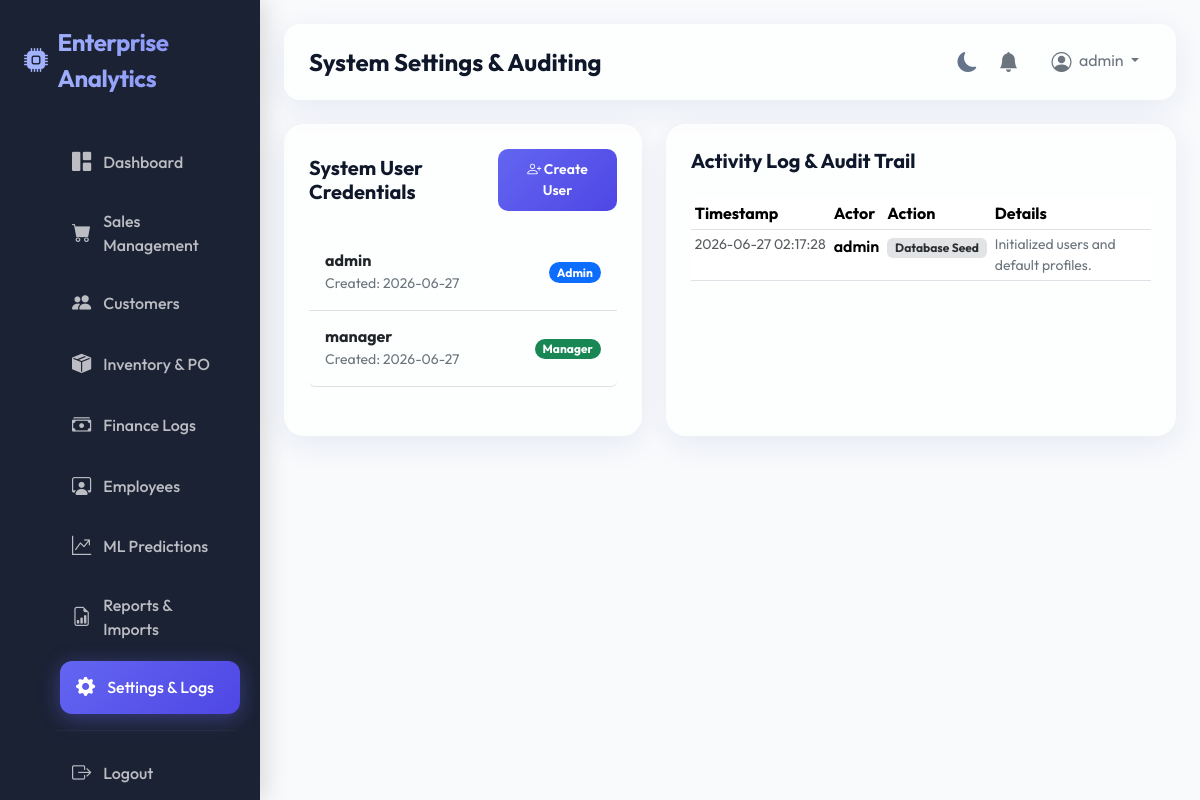
The page /settings (signed in) on the database as committed earlier.
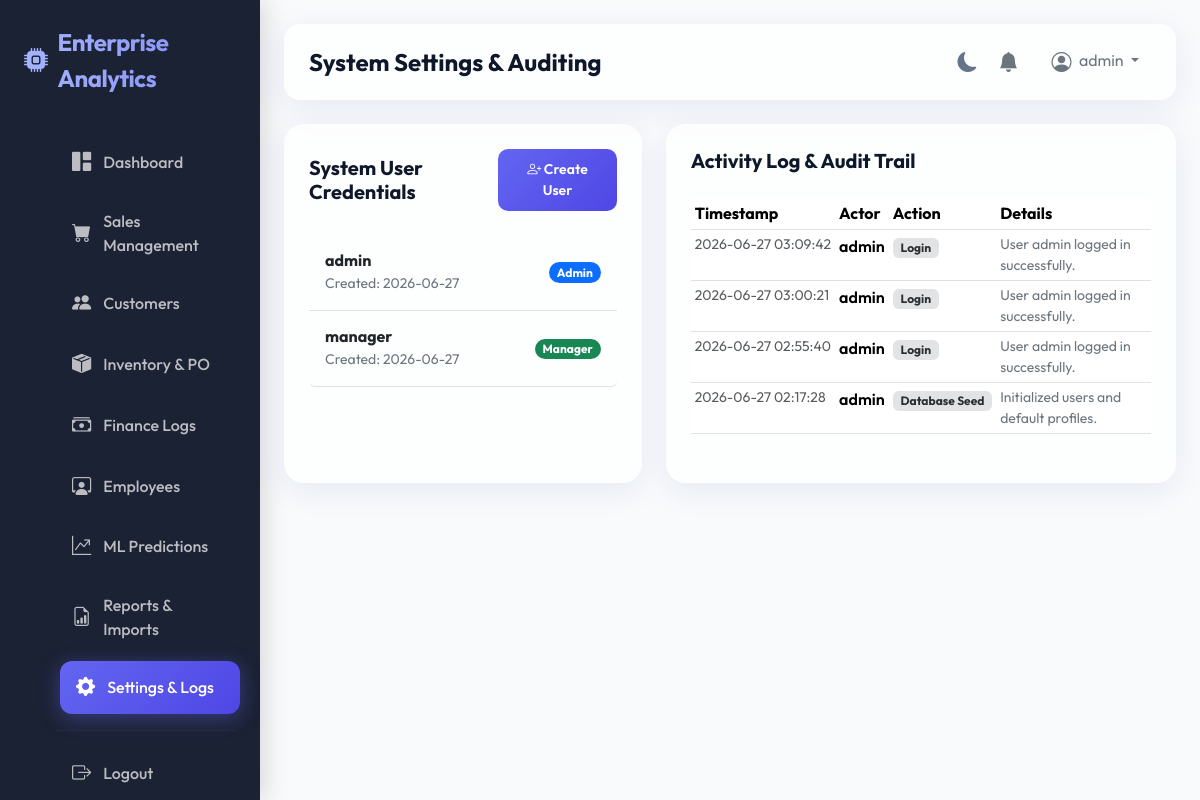
The same page on the database as committed later.
### models/user.py (models this page shows, shortened)
class User(db.Model, UserMixin):
    __tablename__ = 'users'
    id = db.Column(db.Integer, primary_key=True)
    username = db.Column(db.String(50), unique=True, nullable=False)
    password_hash = db.Column(db.String(255), nullable=False)
    role = db.Column(db.String(20), nullable=False, default='employee')  # admin, manager, employee
    created_at = db.Column(db.DateTime, default=datetime.utcnow)
    employee = db.relationship('Employee', back_populates='user', uselist=False)
    activity_logs = db.relationship('ActivityLog', back_populates='user')

### models/activity.py (models this page shows, shortened)
class ActivityLog(db.Model):
    __tablename__ = 'activity_logs'
    id = db.Column(db.Integer, primary_key=True)
    user_id = db.Column(db.Integer, db.ForeignKey('users.id'), nullable=True)
    action = db.Column(db.String(100), nullable=False)  # Login, Create Sale, Delete Customer, etc.
    details = db.Column(db.Text)
    timestamp = db.Column(db.DateTime, nullable=False, default=datetime.utcnow)
    user = db.relationship('User', back_populates='activity_logs')

### blueprints/main.py (the view)
@main_bp.route('/settings')
@login_required
def settings():
    users = User.query.all()
    activity_logs = ActivityLog.query.order_by(ActivityLog.timestamp.desc()).limit(20).all()
    return render_template('settings.html', users=users, activity_logs=activity_logs)

### templates/settings.html (shortened to what this page needs)
{% extends "base.html" %}
{% block page_title %}System Settings & Auditing{% endblock %}
{% block content %}
<div class="container-fluid px-0 animate-fade-in">
    <div class="row g-4">
        <div class="col-lg-5">
            <div class="analytics-panel h-100">
                <div class="d-flex justify-content-between align-items-center mb-4">
                    <h5 class="fw-bold mb-0">System User Credentials</h5>
                    {% if current_user.role == 'admin' %}
                        <a href="{{ url_for('auth.register') }}" class="btn btn-sm btn-primary-gradient"><i class="bi bi-person-plus"></i> Create User</a>
                    {% endif %}
                </div>
                <div class="list-group">
                    {% for u in users %}
                        <div class="list-group-item d-flex justify-content-between align-items-center py-3 bg-transparent border-0 border-bottom">
                            <div>
                                <h6 class="fw-bold mb-0">{{ u.username }}</h6>
                                <small class="text-secondary">Created: {{ u.created_at.strftime('%Y-%m-%d') }}</small>
                            </div>
                            <span class="badge rounded-pill {% if u.role == 'admin' %}bg-primary{% elif u.role == 'manager' %}bg-success{% else %}bg-secondary{% endif %}">
                                {{ u.role | capitalize }}
                            </span>
                        </div>
                    {% endfor %}
                </div>
            </div>
        </div>
        <div class="col-lg-7">
            <div class="analytics-panel h-100">
                <h5 class="fw-bold mb-4">Activity Log & Audit Trail</h5>
                <div class="table-responsive" style="max-height: 400px; overflow-y: auto;">
                    <table class="table table-sm table-hover mb-0">
                        <thead>
                            <tr>
                                <th>Timestamp</th>
                                <th>Actor</th>
                                <th>Action</th>
                                <th>Details</th>
                            </tr>
                        </thead>
                        <tbody>
                            {% if activity_logs %}
                                {% for log in activity_logs %}
                                    <tr>
                                        <td class="text-muted small" style="white-space: nowrap;">{{ log.timestamp.strftime('%Y-%m-%d %H:%M:%S') }}</td>
                                        <td class="fw-semibold">
                                            {% if log.user %}
                                                {{ log.user.username }}
                                            {% else %}
                                                System
                                            {% endif %}
                                        </td>
                                        <td><span class="badge bg-secondary-subtle text-secondary-emphasis">{{ log.action }}</span></td>
                                        <td class="small text-secondary">{{ log.details or 'N/A' }}</td>
                                    </tr>
                                {% endfor %}
                            {% else %}
                                <tr>
                                    <td colspan="4" class="text-center text-muted py-4">No logged operations.</td>
                                </tr>
                            {% endif %}
                        </tbody>
                    </table>
                </div>
            </div>
        </div>
    </div>
</div>
{% endblock %}

### templates/base.html (shortened to what this page needs)
<!DOCTYPE html>
<html lang="en" data-theme="light">
<head>
    <link href="https://cdn.jsdelivr.net/npm/bootstrap@5.3.3/dist/css/bootstrap.min.css" rel="stylesheet">
    <link href="https://cdn.jsdelivr.net/npm/bootstrap-icons@1.11.3/font/bootstrap-icons.min.css" rel="stylesheet">
    <link href="{{ url_for('static', filename='css/style.css') }}" rel="stylesheet">
</head>
<body>
    <aside class="sidebar">
        <div class="sidebar-brand">
            <i class="bi bi-cpu-fill"></i> Enterprise Analytics
        </div>
        <ul class="sidebar-menu">
            <li class="sidebar-item">
                <a href="{{ url_for('main.dashboard') }}" class="sidebar-link {% if request.endpoint == 'main.dashboard' %}active{% endif %}">
                    <i class="bi bi-grid-1x2-fill"></i> Dashboard
                </a>
            </li>
            <li class="sidebar-item">
                <a href="{{ url_for('sales.index') }}" class="sidebar-link {% if 'sales.' in request.endpoint %}active{% endif %}">
                    <i class="bi bi-cart-fill"></i> Sales Management
                </a>
            </li>
            <li class="sidebar-item">
                <a href="{{ url_for('customers.index') }}" class="sidebar-link {% if 'customers.' in request.endpoint %}active{% endif %}">
                    <i class="bi bi-people-fill"></i> Customers
                </a>
            </li>
            <li class="sidebar-item">
                <a href="{{ url_for('inventory.index') }}" class="sidebar-link {% if 'inventory.' in request.endpoint %}active{% endif %}">
                    <i class="bi bi-box-seam-fill"></i> Inventory & PO
                </a>
            </li>
            <li class="sidebar-item">
                <a href="{{ url_for('finance.index') }}" class="sidebar-link {% if 'finance.' in request.endpoint %}active{% endif %}">
                    <i class="bi bi-cash-stack"></i> Finance Logs
                </a>
            </li>
            {% if current_user.role in ['admin', 'manager'] %}
            <li class="sidebar-item">
                <a href="{{ url_for('employees.index') }}" class="sidebar-link {% if 'employees.' in request.endpoint %}active{% endif %}">
                    <i class="bi bi-person-workspace"></i> Employees
                </a>
            </li>
            {% endif %}
            <li class="sidebar-item">
                <a href="{{ url_for('ml.index') }}" class="sidebar-link {% if 'ml.' in request.endpoint %}active{% endif %}">
                    <i class="bi bi-graph-up-arrow"></i> ML Predictions
                </a>
            </li>
            <li class="sidebar-item">
                <a href="{{ url_for('reports.index') }}" class="sidebar-link {% if 'reports.' in request.endpoint %}active{% endif %}">
                    <i class="bi bi-file-earmark-bar-graph"></i> Reports & Imports
                </a>
            </li>
            <li class="sidebar-item">
                <a href="{{ url_for('main.settings') }}" class="sidebar-link {% if request.endpoint == 'main.settings' %}active{% endif %}">
                    <i class="bi bi-gear-fill"></i> Settings & Logs
                </a>
            </li>
            <hr style="border-color: rgba(255,255,255,0.15)">
            <li class="sidebar-item">
                <a href="{{ url_for('auth.logout') }}" class="sidebar-link">
                    <i class="bi bi-box-arrow-right"></i> Logout
                </a>
            </li>
        </ul>
    </aside>
    <main class="main-wrapper">
        <header class="top-navbar">
            <h4 class="mb-0 fw-bold text-gradient">{% block page_title %}Dashboard{% endblock %}</h4>
            <div class="navbar-actions">
                <button type="button" class="theme-toggle-btn" id="themeToggleBtn">
                    <i class="bi bi-moon-fill"></i>
                </button>
                <div class="dropdown">
                    <button class="btn btn-link position-relative p-0 text-secondary" type="button" data-bs-toggle="dropdown" aria-expanded="false" onclick="markNotificationsRead()">
                        <i class="bi bi-bell-fill fs-5"></i>
                    </button>
                </div>
                <div class="dropdown">
                    <button class="btn btn-outline-secondary dropdown-toggle border-0" type="button" data-bs-toggle="dropdown" aria-expanded="false">
                        <i class="bi bi-person-circle fs-5 me-1 align-middle"></i> {{ current_user.username }}
                    </button>
                </div>
            </div>
        </header>
        {% block content %}{% endblock %}
    </main>
</body>
</html>

### static/css/style.css (style rules this page uses)
:root { --font-primary: 'Outfit', sans-serif; --bg-primary: #f8fafc; --bg-secondary: #ffffff; --bg-sidebar: rgba(15, 23, 42, 0.95); --border-color: #e2e8f0; --text-primary: #0f172a; --text-secondary: #64748b; --text-light: #f8fafc; --primary: #6366f1; --primary-gradient: linear-gradient(135deg, #6366f1 0%, #4f46e5 100%); --secondary: #10b981; --secondary-gradient: linear-gradient(135deg, #10b981 0%, #059669 100%); --accent: #f59e0b; --accent-gradient: linear-gradient(135deg, #f59e0b 0%, #d97706 100%); --danger: #ef4444; --danger-gradient: linear-gradient(135deg, #ef4444 0%, #dc2626 100%); --glass-bg: rgba(255, 255, 255, 0.7); --glass-border: rgba(255, 255, 255, 0.4); --glass-shadow: 0 8px 32px 0 rgba(31, 38, 135, 0.08); }
* { margin: 0; padding: 0; box-sizing: border-box; font-family: var(--font-primary); }
body { background-color: var(--bg-primary); color: var(--text-primary); overflow-x: hidden; transition: background-color 0.3s, color 0.3s; }
.sidebar { position: fixed; top: 0; left: 0; height: 100vh; width: 260px; background: var(--bg-sidebar); color: var(--text-light); padding: 24px; z-index: 100; transition: transform 0.3s ease-in-out; box-shadow: 4px 0 24px rgba(0, 0, 0, 0.15); }
.sidebar-brand { font-size: 1.5rem; font-weight: 700; letter-spacing: -0.5px; margin-bottom: 40px; background: linear-gradient(to right, #a5b4fc, #818cf8); -webkit-background-clip: text; -webkit-text-fill-color: transparent; display: flex; align-items: center; gap: 10px; }
.sidebar-menu { list-style: none; }
.sidebar-item { margin-bottom: 8px; }
.sidebar-link { display: flex; align-items: center; gap: 12px; padding: 12px 16px; color: rgba(255, 255, 255, 0.7); text-decoration: none; border-radius: 12px; font-weight: 500; transition: all 0.2s ease-in-out; }
.sidebar-link i { font-size: 1.2rem; }
.sidebar-link:hover, .sidebar-link.active { color: #ffffff; background: rgba(255, 255, 255, 0.1); transform: translateX(4px); }
.sidebar-link.active { background: var(--primary-gradient); box-shadow: 0 4px 20px rgba(99, 102, 241, 0.4); }
.main-wrapper { margin-left: 260px; padding: 24px; min-height: 100vh; transition: margin-left 0.3s ease-in-out; }
.top-navbar { display: flex; justify-content: space-between; align-items: center; background: var(--glass-bg); backdrop-filter: blur(12px); -webkit-backdrop-filter: blur(12px); border: 1px solid var(--glass-border); padding: 16px 24px; border-radius: 16px; box-shadow: var(--glass-shadow); margin-bottom: 24px; }
.navbar-actions { display: flex; align-items: center; gap: 20px; }
.theme-toggle-btn { background: none; border: none; color: var(--text-secondary); font-size: 1.25rem; cursor: pointer; transition: color 0.2s; }
.analytics-panel { background: var(--glass-bg); backdrop-filter: blur(12px); -webkit-backdrop-filter: blur(12px); border: 1px solid var(--glass-border); border-radius: 20px; padding: 24px; box-shadow: var(--glass-shadow); margin-bottom: 24px; }
.btn-primary-gradient { background: var(--primary-gradient); color: #ffffff; border: none; border-radius: 10px; padding: 10px 20px; font-weight: 600; transition: all 0.2s; }
.animate-fade-in { animation: fadeInUp 0.4s ease-out forwards; }

Rows that differ between the two databases and show on the page:
added ActivityLog: timestamp "2026-06-27 03:09:42", user.username "admin", action "Login", details "User admin logged in successfully."
added ActivityLog: timestamp "2026-06-27 03:00:21", user.username "admin", action "Login", details "User admin logged in successfully."
added ActivityLog: timestamp "2026-06-27 02:55:40", user.username "admin", action "Login", details "User admin logged in successfully."
